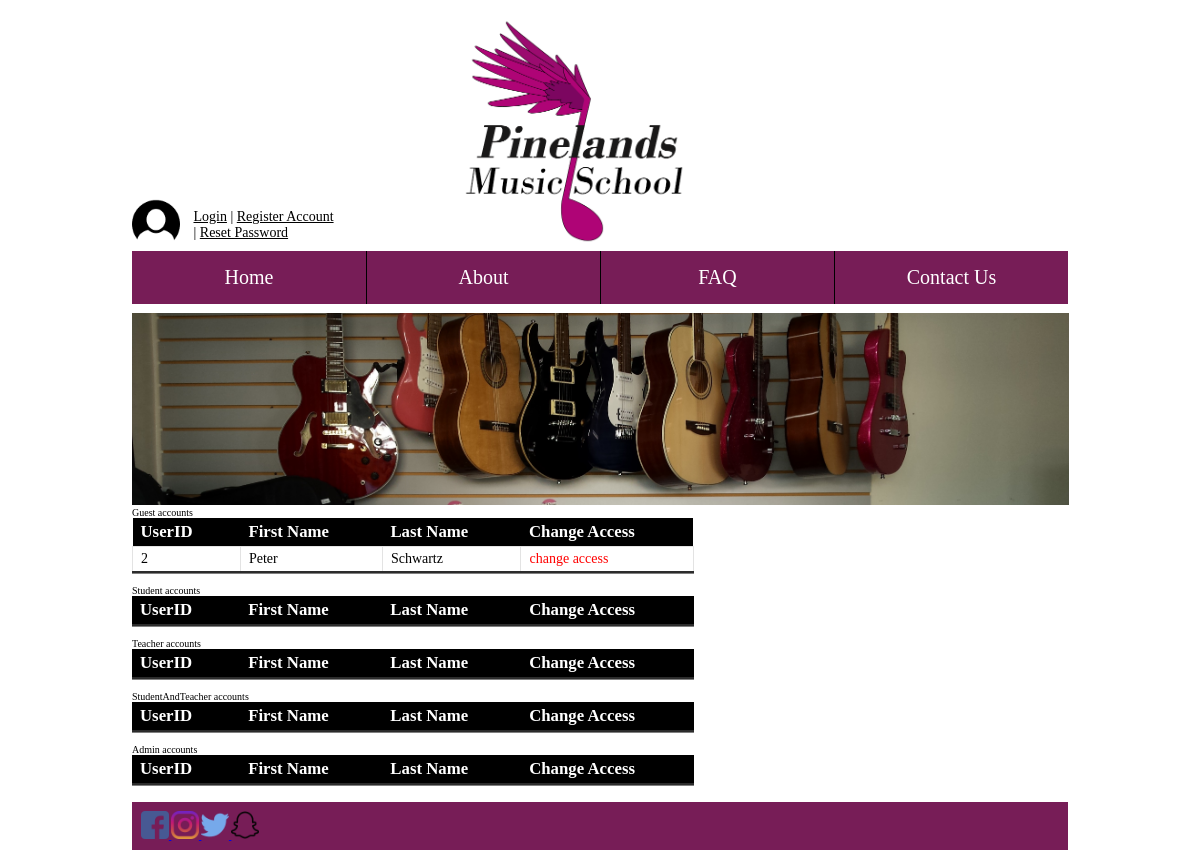
Before: /pages/changeAuth.php with the older database file.
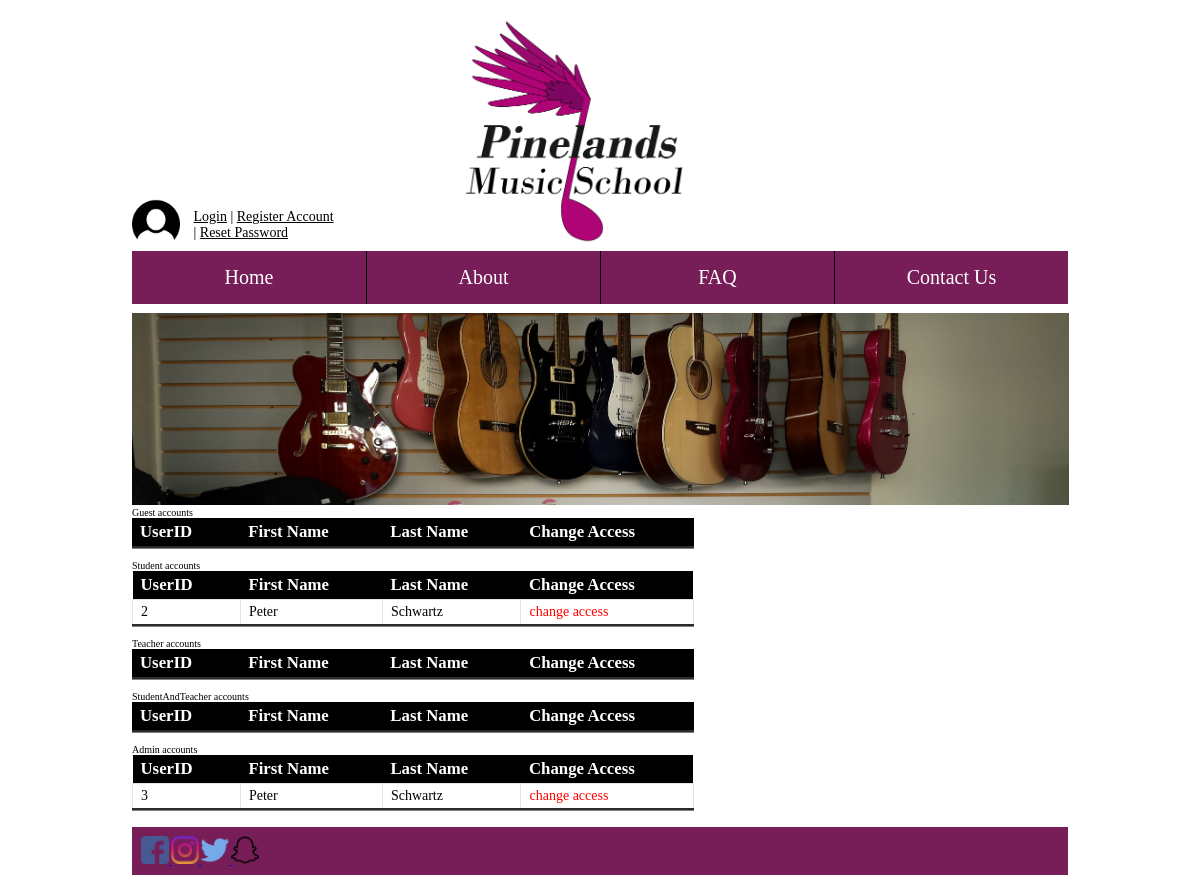
After: the same page with the newer database file.
### tables this page shows
CREATE TABLE `users` (
  `UserID` int(11) NOT NULL,
  `firstName` varchar(40) NOT NULL,
  `lastName` varchar(40) NOT NULL,
  `DOB` date NOT NULL,
  `gender` enum('Male','Female') NOT NULL,
  `facebookId` varchar(80) DEFAULT NULL,
  `email` varchar(80) NOT NULL,
  `password` varchar(64) NOT NULL,
  `salt` varchar(32) NOT NULL,
  `accountType` enum('Guest','Student','Teacher','StudentAndTeacher','Admin','Owner') NOT NULL DEFAULT 'Guest',
  `comCode` varchar(64) DEFAULT NULL,
  `parentName` varchar(100) DEFAULT NULL,
  `parentEmail` varchar(100) DEFAULT NULL
);

### pages/changeAuth.php (the view)
<?php
$pagetitle = "About";
include "../inc/connect.php";
include "../inc/header.php";
include "../inc/nav.php";
$column = array(
  'UserID' => 'userID',
  'First Name' => 'firstName',
  'Last Name' => 'lastName'
);
$accountTypes = array(
    0 => "Guest",
    1 => "Student",
    2 => "Teacher",
    3 => "StudentAndTeacher",
    4 => "Admin",
);
foreach ($accountTypes as $type) {
    $result= mysqli_query($con,"SELECT userID, firstName, lastName FROM users WHERE accountType='$type'");
    echo "$type accounts <br>";
    echo "<table id='changeAuthTables'><tr>";
    foreach ($column as $name => $col_name) {
      echo "<th>$name</th>";
    }
    echo "<th> Change Access </th> </tr>";
    while($row = mysqli_fetch_array($result)) {
      echo "<tr>";
      foreach ($column as $name => $col_name) {
        echo "<td>". $row[$col_name] . "</td>";
      }
      echo '<td><a href="changeAuthProcess.php?userID='.$row['userID'].'"><span class="changeAccess"> change access </span></a></td></tr>';
    }
    echo "</table><br>";
}
include "../inc/footer.php";
?>

### inc/header.php (shortened to what this page needs)
<!DOCTYPE html>
<html>
<head>
    <link href="../css/main.css" rel="stylesheet" />
</head>

### inc/nav.php (shortened to what this page needs)
<body>
        <div class="container">
          <span>
            <div class="headerContainer">
            <div class="userPanel">
                <div class="userPanelImage">
                <img src="../images/userImage/default-user-icon.png" />
                </div>
                <div class="userInfo">
                    <?php
                        if(isset($_SESSION['userID'])) {
                            ?>
                        <?php
                            $userID = $_SESSION['userID'];
                        $sql = "SELECT firstName, lastName FROM users WHERE userID='$userID'";
                        $result = mysqli_query($con, $sql);
                        $row = mysqli_fetch_array($result);
                        $userName = $row['firstName'] . " " . $row['lastName'];
                            ?>
                            <span><a href="../pages/myaccount.php"><?php echo $userName?></a> |
        <?php
        if((($_SESSION['accountType']) == 'Admin') || (($_SESSION['accountType']) == 'Owner')){
          echo '<a href="../pages/admincenter.php">Admin Center</a>';
        } else {
          echo '<a href="../pages/usercenter.php">User Center</a>';
        }
        ?>
        <br><a href="../pages/enrolPage.php"><b>ENROL</b></a> | <a href="../pages/logout.php">Logout</a></span>
                    <?php
                        } else {
                    ?>
                <span><a href="../pages/login.php">Login</a> | <a href="../pages/createAccount.php">Register Account</a><br /> | <a href="../pages/resetpassword.php">Reset Password</a></span>
                    <?php
                        }
                    ?>
                    </div>
                </div>
                <div class="logo"> <img src="../images/TempLogo.png" /> </div>
            </div>
          </span>
            <nav id="nav" role="navigation"> <a href="#nav" title="Show Navigation">Show Navigation</a> <a href="#" title="Hide Navigation">Hide Navigation</a>
                <ul>
                    <li><a href="../pages/index.php">Home</a></li><li><a href="../pages/about.php">About</a></li><li><a href="../pages/faq.php">FAQ</a></li><li><a href="../pages/contact.php">Contact Us</a></li>
                </ul>
            </nav>
            <?php if($pagetitle == "About Us | Pinelands Music School"): ?>
              <div class="banner"> <img src="../images/banners/about.jpg" />
            <?php elseif($pagetitle == "Enrol | Pinelands Music School"): ?>
              <div class="banner"> <img src="../images/banners/enrol.jpg" />
            <?php elseif($pagetitle == "Contact Us | Pinelands Music School"): ?>
            <?php else: ?>
              <div class="banner"> <img src="../images/banners/main.jpg" />
            <?php endif ?>
                  </div>

### inc/footer.php
        <footer class="footer">
            <div class="socialMediaIcons">
                    <a href="https://www.facebook.com">
                    <img  src="../images/socialMedia/facebook.png" alt="Facebook Link">
                    </a>
                    <a href="https://www.facebook.com">
                    <img  src="../images/socialMedia/instagram.png" alt="instagram Link">
                    </a>
                    <a href="https://www.facebook.com">
                    <img  src="../images/socialMedia/twitter.png" alt="twitter Link">
                    </a>
                    <a href="https://www.facebook.com">
                    <img  src="../images/socialMedia/snapchat.png" alt="snapchat Link">
                    </a>
                 </div>
        </footer>
    </div>
</body>
</html>

### css/main.css (style rules this page uses)
* { box-sizing: border-box; }
header, section, footer, aside, nav, main, article, figure { display: block; }
body { font-size: 62.5%; margin: 0; padding: 0; }
.container { width: 100%; padding: 1%; margin: 0 auto; }
.banner { display: none; }
.logo { margin: auto; display:none; text-align: right; width: 40%; }
.logo img { width: 60%; height: auto; }
.banner { display: inline-block; }
.banner img { width: 100.1%; height: auto; }
.socialMediaIcons img { width: 3%; }
.userPanel { display: inline-block; font-size: 1.4em; width:90%; }
.userPanelImage { display: inline-block; }
.userPanelImage img { width: 100%; max-width: 48px; height: auto; }
.userInfo { display: inline-block; vertical-align: top; margin-top: 1%; padding: 10px; }
.userInfo a:link { color:#000000; }
.footer { background-color: #771d57; margin-top: 5px; padding: 1% }
table { border-collapse: collapse; width: 60%; align-self: center; text-align: left; border-bottom-style: groove; font-size: 1.4em; }
table th { background-color: black; color: white; padding: 4px 30px 4px 8px; font-size: 1.2em; }
table td { border: 1px solid #e3e3e3; padding: 4px 8px; min-width: 25px; }
table a { display:block; text-decoration:none; color: black; }
.changeAccess { color: red; }
#nav { position: relative; background: none; }
#nav > ul { list-style-type: none; display: none; padding: 0; margin: 0; height: auto; display: none; position: absolute; left: 0; right: 0; z-index: 400; }
#nav > ul > li { width: 99%; text-decoration-color: aqua; margin: 0 auto; border: 1px solid #4C4A4A; border-radius: 10px; background: #771d57; }
#nav ul li a { display: block; text-decoration: none; color: white; font-size: 20px; padding: 10px; text-align: center; font-weight: 500; }
@media screen and (min-width:700px) { .container { width: 99%; } }
@media screen and (min-width:700px) { .logo { display: inline-block; width: 25%; } }
@media screen and (min-width:700px) { .banner { display: inline-block; width: 100%; padding: 0px; } }
@media screen and (min-width:700px) { .logo { margin: 0 auto; display: inline-block; width: 40%; text-align: left; } }
@media screen and (min-width:700px) { .logo img { width: 60%; height: auto; } }
@media screen and (min-width:700px) { .userPanel { width:35%; } }
@media screen and (min-width:700px) { #nav { width: 100%; font-weight: 400; margin-bottom: 1%; } }
@media screen and (min-width:700px) { #nav ul { display: inherit; position: inherit; margin: 0; padding: 0; overflow: hidden; } }
@media screen and (min-width:700px) { #nav ul li { display: inline-block; border: none; border-radius: 0; border-left: 1px solid #000; width: 25%; text-align: center; } }
@media screen and (min-width:700px) { #nav ul li:first-child { border: none; } }
@media screen and (min-width:700px) { #nav ul li a { border-radius: 0; display: block; padding: 15px; text-decoration: none; font-size 1.0em; } }
@media screen and (min-width:1000px) { .container { width: 80%; max-width: 1000px; } }

Changed rows visible on the page:
added users: UserID "3", firstName "Peter", lastName "Schwartz", shown under "Admin"
Other visible differences:
new list line: "2 Peter Schwartz"
list line gone: "2 Peter Schwartz"
